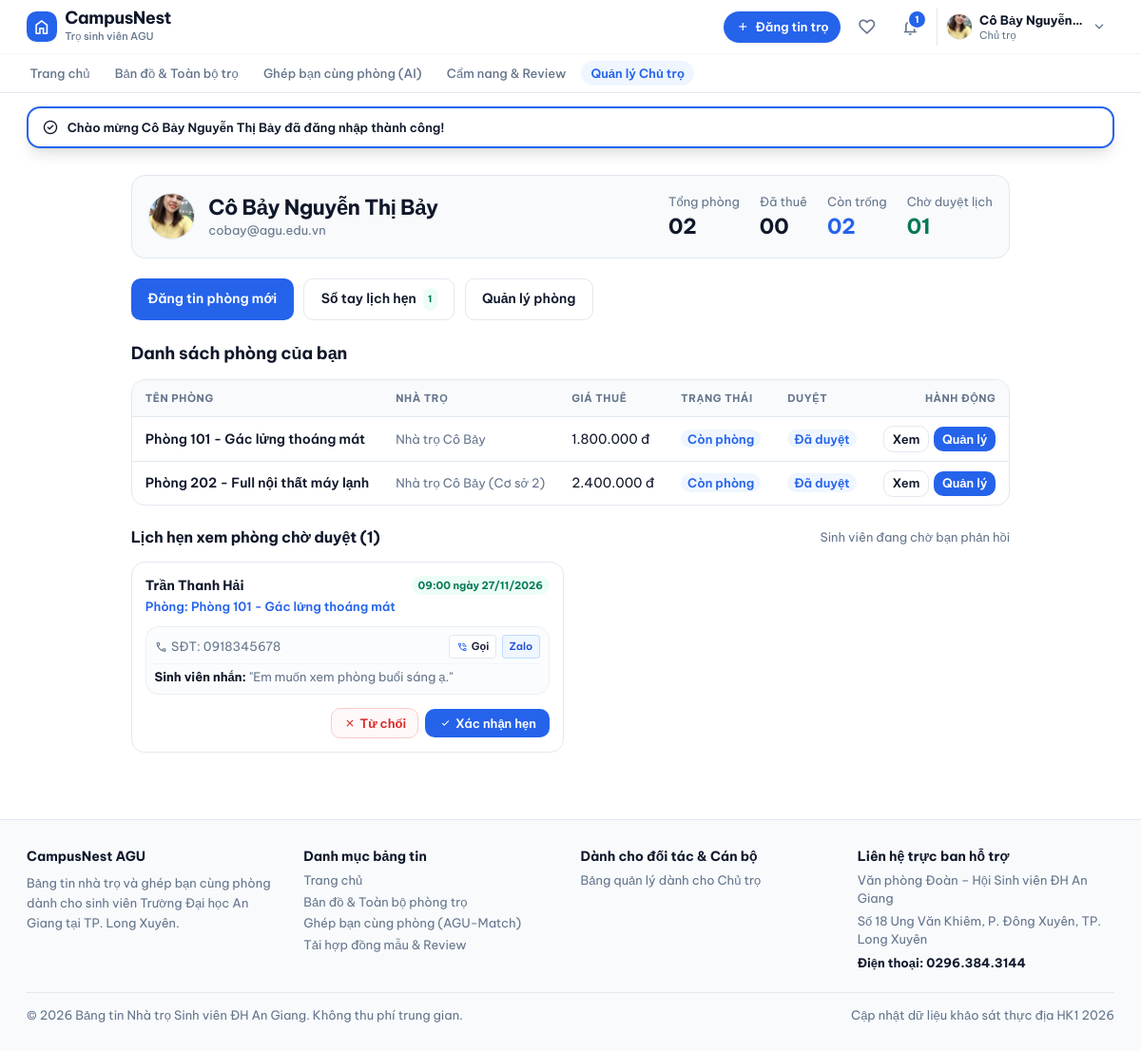
Screenshot of /chutro.php (signed in) with the database file from the repository.
### tables this page shows
CREATE TABLE PhongTro (
    MaPhong INT AUTO_INCREMENT PRIMARY KEY,
    MaNhaTro INT NOT NULL,
    TenPhong VARCHAR(100) NOT NULL,
    GiaThue DECIMAL(12,2) NOT NULL,
    DienTich DECIMAL(6,2),
    TienDien DECIMAL(10,2),
    TienNuoc DECIMAL(10,2),
    TienWifi DECIMAL(10,2) DEFAULT 0,
    ChiPhiKhac TEXT,
    MoTa TEXT,
    
     
    TrangThai ENUM('ConPhong', 'DaThue', 'DangBaoTri') DEFAULT 'ConPhong',
    
     
    TrangThaiDuyet ENUM('ChoDuyet', 'DaDuyet', 'TuChoi') DEFAULT 'ChoDuyet',
    
    NgayDang DATETIME DEFAULT CURRENT_TIMESTAMP,
    NgayCapNhat DATETIME DEFAULT CURRENT_TIMESTAMP ON UPDATE CURRENT_TIMESTAMP,

    FOREIGN KEY (MaNhaTro)
        REFERENCES NhaTro(MaNhaTro)
        ON DELETE CASCADE
);

CREATE TABLE NhaTro (
    MaNhaTro INT AUTO_INCREMENT PRIMARY KEY,
    MaChuTro INT NOT NULL,
    TenNhaTro VARCHAR(150) NOT NULL,
    DiaChi VARCHAR(255) NOT NULL,
    MoTa TEXT,
    ViDo DECIMAL(10,7),           
    KinhDo DECIMAL(10,7),         
    NgayTao DATETIME DEFAULT CURRENT_TIMESTAMP,

    FOREIGN KEY (MaChuTro) 
        REFERENCES NguoiDung(MaNguoiDung) 
        ON DELETE CASCADE
);

CREATE TABLE LichHen (
    MaLichHen INT AUTO_INCREMENT PRIMARY KEY,
    MaSinhVien INT NOT NULL,
    MaPhong INT NOT NULL,
    NgayHen DATE NOT NULL,
    GioHen TIME NOT NULL,
    GhiChu TEXT,
    PhanHoiChuTro TEXT,
    TrangThai ENUM('ChoDuyet', 'DaXacNhan', 'TuChoi', 'DaHuy', 'HoanThanh') DEFAULT 'ChoDuyet',
    NgayTao DATETIME DEFAULT CURRENT_TIMESTAMP,

    FOREIGN KEY (MaSinhVien) REFERENCES NguoiDung(MaNguoiDung) ON DELETE CASCADE,
    FOREIGN KEY (MaPhong) REFERENCES PhongTro(MaPhong) ON DELETE CASCADE
);

CREATE TABLE NguoiDung (
    MaNguoiDung INT AUTO_INCREMENT PRIMARY KEY,
    HoTen VARCHAR(100) NOT NULL,
    SoDienThoai VARCHAR(15),
    Email VARCHAR(100) UNIQUE NOT NULL,
    MatKhau VARCHAR(255) NOT NULL,
    AnhDaiDien VARCHAR(255) DEFAULT 'assets/images/default-avatar.png',
    VaiTro ENUM('SinhVien', 'ChuTro', 'QuanTriVien') DEFAULT 'SinhVien',
    
     
    SoCCCD VARCHAR(20),
    AnhXacThucCCCD VARCHAR(255),
    DaXacThucChinhChu BOOLEAN DEFAULT FALSE,
    
    TrangThai ENUM('HoatDong', 'BiKhoa') DEFAULT 'HoatDong',
    NgayTao DATETIME DEFAULT CURRENT_TIMESTAMP
);

### cauhinh/auth.php (called while the page is built, shortened)
<?php
function nguoiDungHienTai(): ?array
{
    return isset($_SESSION['nguoidung']) ? $_SESSION['nguoidung'] : null;
}

### chutro.php (the view, shortened to what this page needs)
<?php
require_once __DIR__ . '/cauhinh/database.php';
require_once __DIR__ . '/cauhinh/auth.php';
$base_url = rtrim(str_replace('\\', '/', dirname($_SERVER['SCRIPT_NAME'])), '/');
$nd   = nguoiDungHienTai();
$mand = (int)$nd['mannd'];
$stmtNT = $conn->prepare("SELECT MaNhaTro, TenNhaTro, DiaChi FROM NhaTro WHERE MaChuTro = ?");
$stmtNT->bind_param('i', $mand);
$stmtNT->execute();
$dsNhaTro = $stmtNT->get_result()->fetch_all(MYSQLI_ASSOC);
$maNhaTros = array_column($dsNhaTro, 'MaNhaTro');
$tongPhong = 0; $conPhong = 0; $daThue = 0; $choDuyet = 0;
$dsPhong = [];
if ($maNhaTros) {
    $in = implode(',', array_fill(0, count($maNhaTros), '?'));
    $types = str_repeat('i', count($maNhaTros));
    $stmtP = $conn->prepare("SELECT p.*, n.TenNhaTro FROM PhongTro p JOIN NhaTro n ON p.MaNhaTro=n.MaNhaTro WHERE p.MaNhaTro IN ($in) ORDER BY p.NgayDang DESC");
    $stmtP->bind_param($types, ...$maNhaTros);
    $stmtP->execute();
    $dsPhong = $stmtP->get_result()->fetch_all(MYSQLI_ASSOC);
    foreach ($dsPhong as $p) {
        $tongPhong++;
        if ($p['TrangThai'] === 'ConPhong') $conPhong++;
    }
}
$stmtLH = $conn->prepare("
    SELECT lh.*, sv.HoTen AS TenSV, sv.SoDienThoai AS SdtSV, p.TenPhong
    FROM LichHen lh
    JOIN NguoiDung sv ON lh.MaSinhVien = sv.MaNguoiDung
    JOIN PhongTro p ON lh.MaPhong = p.MaPhong
    JOIN NhaTro n ON p.MaNhaTro = n.MaNhaTro
    WHERE n.MaChuTro = ? AND lh.TrangThai = 'ChoDuyet'
    ORDER BY lh.NgayHen ASC LIMIT 5
");
$stmtLH->bind_param('i', $mand);
$stmtLH->execute();
$dsLichHen = $stmtLH->get_result()->fetch_all(MYSQLI_ASSOC);
include_once __DIR__ . '/dungchung/header.php';
?>
<div class="max-w-[1280px] mx-auto px-4 sm:px-6 lg:px-8 py-8 space-y-6">
  <section class="bg-bg-sub p-5 rounded-card border border-border-warm">
    <div class="flex flex-col lg:flex-row lg:items-center justify-between gap-4">
      <div class="flex items-center gap-4">
        <div class="w-14 h-14 rounded-full border border-border-warm overflow-hidden bg-bg-main shrink-0">
          <?php $anh = $nd['anhdaidien'] ?? ''; ?>
          <?php if ($anh): ?>
          <img src="<?= htmlspecialchars($anh) ?>" alt="Avatar" class="w-full h-full object-cover">
          <?php else: ?>
          <div class="w-full h-full flex items-center justify-center">
            <span class="material-symbols-outlined text-text-sub text-3xl">person</span>
          </div>
          <?php endif; ?>
        </div>
        <div>
          <h1 class="text-xl font-bold text-text-main"><?= htmlspecialchars($nd['hoten']) ?></h1>
          <p class="text-xs text-text-sub"><?= htmlspecialchars($nd['email']) ?></p>
        </div>
      </div>
      <dl class="grid grid-cols-2 sm:flex sm:flex-wrap items-center gap-6 tnum border-t lg:border-t-0 pt-4 lg:pt-0">
        <div><dt class="text-xs text-text-sub">Tổng phòng</dt><dd class="text-xl font-bold text-text-main mt-0.5"><?= str_pad($tongPhong, 2, '0', STR_PAD_LEFT) ?></dd></div>
        <div><dt class="text-xs text-text-sub">Đã thuê</dt><dd class="text-xl font-bold text-text-main mt-0.5"><?= str_pad($daThue, 2, '0', STR_PAD_LEFT) ?></dd></div>
        <div><dt class="text-xs text-text-sub">Còn trống</dt><dd class="text-xl font-bold text-accent mt-0.5"><?= str_pad($conPhong, 2, '0', STR_PAD_LEFT) ?></dd></div>
        <div><dt class="text-xs text-text-sub">Chờ duyệt lịch</dt><dd class="text-xl font-bold text-status-amber-text mt-0.5"><?= str_pad(count($dsLichHen), 2, '0', STR_PAD_LEFT) ?></dd></div>
      </dl>
    </div>
  </section>
  <div class="flex flex-wrap gap-3">
    <a href="<?= $base_url ?>/chutro/dangtin.php"
       class="inline-flex items-center px-5 py-2.5 rounded-btn bg-accent text-white font-semibold text-sm transition-all duration-200 hover:opacity-90">
      Đăng tin phòng mới
    </a>
    <a href="<?= $base_url ?>/chutro/lichhen.php"
       class="inline-flex items-center gap-2 px-5 py-2.5 rounded-btn border border-border-warm bg-bg-main text-text-main font-semibold text-sm card-hover transition-all duration-200">
      Sổ tay lịch hẹn
      <?php if ($dsLichHen): ?><span class="px-1.5 py-0.5 rounded-full bg-status-amber-bg text-status-amber-text text-[10px] font-bold"><?= count($dsLichHen) ?></span><?php endif; ?>
    </a>
    <a href="<?= $base_url ?>/chutro/danhsachphong.php"
       class="inline-flex items-center px-5 py-2.5 rounded-btn border border-border-warm bg-bg-main text-text-main font-semibold text-sm card-hover transition-all duration-200">
      Quản lý phòng
    </a>
  </div>
  <?php if (empty($dsPhong)): ?>
  <div class="py-20 text-center space-y-4 bg-bg-main rounded-card border border-border-warm border-dashed">
    <p class="text-base font-bold text-text-main">Chưa có phòng trọ nào</p>
    <p class="text-xs text-text-sub">Hãy đăng tin phòng trọ để sinh viên tìm kiếm.</p>
    <a href="<?= $base_url ?>/chutro/dangtin.php"
       class="inline-flex items-center px-5 py-2.5 rounded-btn bg-accent text-white font-semibold text-sm">
      Đăng tin ngay
    </a>
  </div>
  <?php else: ?>
  <section>
    <h2 class="text-lg font-bold text-text-main mb-4">Danh sách phòng của bạn</h2>
    <div class="bg-bg-main rounded-card border border-border-warm overflow-hidden">
      <div class="overflow-x-auto">
        <table class="w-full text-left text-sm">
          <thead class="bg-bg-sub text-[11px] font-bold uppercase tracking-wider text-text-sub">
            <tr>
              <th class="py-2.5 px-4">Tên phòng</th>
              <th class="py-2.5 px-4">Nhà trọ</th>
              <th class="py-2.5 px-4 tnum">Giá thuê</th>
              <th class="py-2.5 px-4">Trạng thái</th>
              <th class="py-2.5 px-4">Duyệt</th>
              <th class="py-2.5 px-4 text-right">Hành động</th>
            </tr>
          </thead>
          <tbody>
          <?php foreach ($dsPhong as $p):
            $giaF  = number_format($p['GiaThue'], 0, ',', '.');
            $tt    = $p['TrangThai'];
            $duyet = $p['TrangThaiDuyet'];
            $ttBadge = $tt === 'ConPhong'
              ? '<span class="px-2 py-0.5 rounded-full bg-status-green-bg text-accent text-xs font-semibold">Còn phòng</span>'
              : ($tt === 'DaThue'
                ? '<span class="px-2 py-0.5 rounded-full bg-status-red-bg text-status-red-text text-xs font-semibold">Đã thuê</span>'
                : '<span class="px-2 py-0.5 rounded-full bg-status-amber-bg text-status-amber-text text-xs font-semibold">Bảo trì</span>');
            $duyetBadge = $duyet === 'DaDuyet'
              ? '<span class="px-2 py-0.5 rounded-full bg-status-green-bg text-accent text-xs font-semibold">Đã duyệt</span>'
              : ($duyet === 'TuChoi'
                ? '<span class="px-2 py-0.5 rounded-full bg-status-red-bg text-status-red-text text-xs font-semibold">Từ chối</span>'
                : '<span class="px-2 py-0.5 rounded-full bg-status-amber-bg text-status-amber-text text-xs font-semibold">Chờ duyệt</span>');
          ?>
          <tr class="border-t border-border-warm hover:bg-bg-sub/40">
            <td class="py-2.5 px-4 font-semibold text-text-main"><?= htmlspecialchars($p['TenPhong']) ?></td>
            <td class="py-2.5 px-4 text-xs text-text-sub"><?= htmlspecialchars($p['TenNhaTro']) ?></td>
            <td class="py-2.5 px-4 tnum text-text-main"><?= $giaF ?> đ</td>
            <td class="py-2.5 px-4"><?= $ttBadge ?></td>
            <td class="py-2.5 px-4"><?= $duyetBadge ?></td>
            <td class="py-2.5 px-4 text-right">
              <div class="flex items-center justify-end gap-1.5">
                <a href="<?= $base_url ?>/chitiet.php?id=<?= $p['MaPhong'] ?>"
                   class="px-2.5 py-1 rounded-btn border border-border-warm bg-bg-main text-text-main font-semibold text-xs card-hover">
                  Xem
                </a>
                <a href="<?= $base_url ?>/chutro/danhsachphong.php"
                   class="px-2.5 py-1 rounded-btn bg-accent text-white font-semibold text-xs hover:opacity-90">
                  Quản lý
                </a>
              </div>
            </td>
          </tr>
          <?php endforeach; ?>
          </tbody>
        </table>
      </div>
    </div>
  </section>
  <?php if ($dsLichHen): ?>
  <section class="space-y-4">
    <div class="flex items-center justify-between">
      <h2 class="text-base font-bold text-text-main">
        Lịch hẹn xem phòng chờ duyệt (<?= count($dsLichHen) ?>)
      </h2>
      <span class="text-xs text-text-sub">Sinh viên đang chờ bạn phản hồi</span>
    </div>
    <div class="grid grid-cols-1 md:grid-cols-2 gap-4">
      <?php foreach ($dsLichHen as $lh):
        $ngayHen = date('d/m/Y', strtotime($lh['NgayHen']));
        $gioHen  = substr($lh['GioHen'], 0, 5);
        $sdt     = preg_replace('/[^0-9]/', '', $lh['SdtSV'] ?? '');
      ?>
      <div class="bg-bg-main rounded-card border border-border-warm p-4 space-y-3 shadow-2xs hover:border-accent/40 transition-colors">
        <div class="flex items-start justify-between gap-3">
          <div>
            <p class="text-sm font-bold text-text-main"><?= htmlspecialchars($lh['TenSV']) ?></p>
            <p class="text-xs font-semibold text-accent mt-0.5">Phòng: <?= htmlspecialchars($lh['TenPhong']) ?></p>
          </div>
          <span class="px-2 py-0.5 rounded-full bg-status-amber-bg text-status-amber-text text-[11px] font-bold shrink-0">
            <?= $gioHen ?> ngày <?= $ngayHen ?>
          </span>
        </div>
        <div class="text-xs bg-bg-sub/60 p-2.5 rounded-card space-y-1.5 border border-border-warm/60">
          <div class="flex items-center justify-between gap-2">
            <span class="text-text-sub flex items-center gap-1">
              <span class="material-symbols-outlined text-[14px]">call</span> SĐT: <?= htmlspecialchars($lh['SdtSV']) ?>
            </span>
            <?php if ($sdt): ?>
            <div class="flex items-center gap-1.5">
              <a href="tel:<?= $sdt ?>" class="px-2 py-0.5 rounded bg-bg-main border border-border-warm hover:border-accent text-[11px] font-semibold text-text-main inline-flex items-center gap-1">
                <span class="material-symbols-outlined text-[12px] text-accent">phone_in_talk</span> Gọi
              </a>
              <a href="https://zalo.me/<?= $sdt ?>" target="_blank" rel="noopener noreferrer" class="px-2 py-0.5 rounded bg-blue-50 border border-blue-200 text-blue-700 hover:bg-blue-100 text-[11px] font-semibold inline-flex items-center gap-1">
                Zalo
              </a>
            </div>
            <?php endif; ?>
          </div>
          <?php if (!empty($lh['GhiChu'])): ?>
          <p class="text-text-sub border-t border-border-warm/40 pt-1">
            <strong class="text-text-main">Sinh viên nhắn:</strong> "<?= htmlspecialchars($lh['GhiChu']) ?>"
          </p>
          <?php endif; ?>
        </div>
        <div class="flex items-center justify-end gap-2 pt-1">
          <button type="button"
                  onclick="openModalLich(<?= $lh['MaLichHen'] ?>, 'TuChoi', '<?= htmlspecialchars(addslashes($lh['TenSV'])) ?>', '<?= htmlspecialchars(addslashes($lh['TenPhong'])) ?>')"
                  class="px-3.5 py-1.5 rounded-btn border border-status-red-border bg-status-red-bg/50 hover:bg-status-red-bg text-status-red-text font-semibold text-xs transition-colors flex items-center gap-1">
            <span class="material-symbols-outlined text-[14px]">close</span> Từ chối
          </button>
          <button type="button"
                  onclick="openModalLich(<?= $lh['MaLichHen'] ?>, 'XacNhan', '<?= htmlspecialchars(addslashes($lh['TenSV'])) ?>', '<?= htmlspecialchars(addslashes($lh['TenPhong'])) ?>')"
                  class="px-4 py-1.5 rounded-btn bg-accent text-white font-semibold text-xs hover:opacity-90 transition-opacity flex items-center gap-1 shadow-2xs">
            <span class="material-symbols-outlined text-[14px]">check</span> Xác nhận hẹn
          </button>
        </div>
      </div>
      <?php endforeach; ?>
    </div>
  </section>
  <?php endif; ?>
  <?php endif; ?>
</div>
<?php include_once __DIR__ . '/dungchung/footer.php'; ?>

### dungchung/header.php (style rules this page uses)
html, body { margin: 0; padding: 0; background-color: #FFFFFF; color: #0F172A; font-family: 'Be Vietnam Pro', sans-serif; font-size: 14px; line-height: 1.6; scroll-behavior: smooth; }
h1 { font-family: 'Be Vietnam Pro', sans-serif; font-weight: 700; letter-spacing: -0.02em; line-height: 1.2; }
h2 { font-family: 'Be Vietnam Pro', sans-serif; font-weight: 600; letter-spacing: -0.01em; }
.uppercase { letter-spacing: 0.05em; }
.tnum { font-variant-numeric: tabular-nums; }
.card-hover { transition: all 0.2s ease; }
.material-symbols-outlined { font-size: 18px; vertical-align: middle; }

### rows the page displays
phongtro: TenPhong "Phòng 101 - Gác lửng thoáng mát", MaNhaTro.TenNhaTro "Nhà trọ Cô Bảy", GiaThue "1.800.000", TrangThai "Còn phòng", TrangThaiDuyet "Đã duyệt"
phongtro: TenPhong "Phòng 202 - Full nội thất máy lạnh", MaNhaTro.TenNhaTro "Nhà trọ Cô Bảy (Cơ sở 2)", GiaThue "2.400.000", TrangThai "Còn phòng", TrangThaiDuyet "Đã duyệt"
lichhen: MaSinhVien.HoTen "Trần Thanh Hải", MaPhong.TenPhong "Phòng 101 - Gác lửng thoáng mát", GioHen "09:00", NgayHen "27/11/2026", MaSinhVien.SoDienThoai "0918345678", GhiChu "Em muốn xem phòng buổi sáng ạ."

### other values shown
$soThongBao "1"
$nd_hoten "Cô Bảy Nguyễn…"
$tbFlash['noidung'] "Chào mừng Cô Bảy Nguyễn Thị Bảy đã đăng nhập thành công!"
$nd['hoten'] "Cô Bảy Nguyễn Thị Bảy"
$nd['email'] "cobay@agu.edu.vn"
str_pad($tongPhong, 2, '0', STR_PAD_LEFT) "02"
str_pad($daThue, 2, '0', STR_PAD_LEFT) "00"
str_pad($conPhong, 2, '0', STR_PAD_LEFT) "02"
str_pad(count($dsLichHen), 2, '0', STR_PAD_LEFT) "01"
count($dsLichHen) "1"
